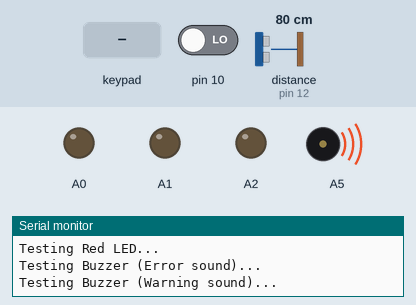
Recording of a sketch running on a simulated Arduino Uno, built with avr-gcc and run on an emulated ATmega328P. On the bench: output pins drawn as LEDs (lit = HIGH), buzzer (waves = sounding), the last lines printed to the serial monitor. The test bench sets the inputs (shaded band); at power-on: distance to the obstacle (sensor on pin 12) 80 cm, pin 10 LOW. The echo pulse lasts 58.3 µs per cm; pins used as bus, display or sensor lines are not drawn.

Above: at 18.0 s.
18.1 s: distance to the obstacle (sensor on pin 12) set to 120 cm
At 20.1 s:
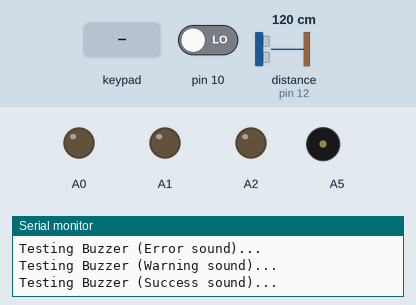
32.1 s: pin 10 driven HIGH
At 36.9 s:
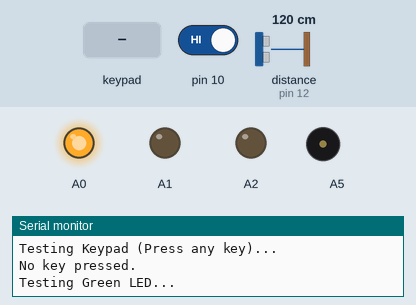
46.1 s: key '1' pressed
At 49.5 s:
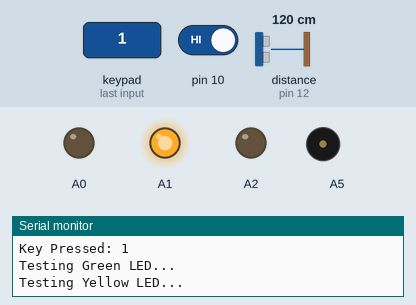
Timing chart, 0 to 57.3 s (numbered marks = the images above; inputs shaded):
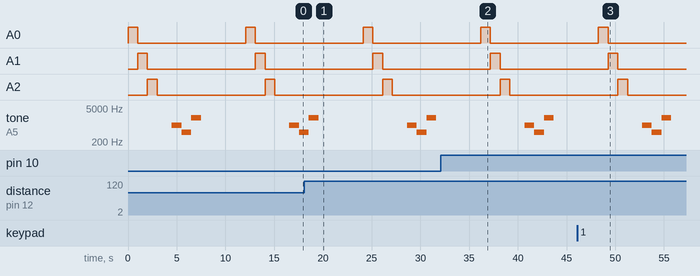

The sketch:

Main.ino
```cpp
#include "src/Start.h"

Start start(true);       // Initializing system


void setup() {
  Serial.begin(9600);
  // Initialize all services
  start.setup();
}

void loop() {
  start.test();
}
```

BuzzerService.h
```cpp
#ifndef BUZZER_SERVICE_H
#define BUZZER_SERVICE_H

class BuzzerService {
private:
  int buzzerPin;

public:
  BuzzerService(int buzzer) {
    buzzerPin = buzzer;
    high();
  }

  void begin() {
    pinMode(buzzerPin, OUTPUT);
  }

  void playError() {
    tone(buzzerPin, 1000);  // Error sound
  }

  void playWarning() {
    tone(buzzerPin, 500);  // Warning sound
  }

  void playSuccess() {
    tone(buzzerPin, 2000);  // Success sound
  }

  void stop() {
    noTone(buzzerPin);
    high();
  }
  void high() {
    digitalWrite(buzzerPin, HIGH);
  }
};

#endif
```

LedService.h
```cpp
#ifndef LED_SERVICE_H
#define LED_SERVICE_H

class LedService {
private:
  int greenPin, yellowPin, redPin;

public:
  LedService(int green, int yellow, int red) {
    greenPin = green;
    yellowPin = yellow;
    redPin = red;
  }

  void begin() {
    pinMode(greenPin, OUTPUT);
    pinMode(yellowPin, OUTPUT);
    pinMode(redPin, OUTPUT);
  }

  void turnOnGreen() {
    digitalWrite(greenPin, HIGH);
  }

  void turnOffGreen() {
    digitalWrite(greenPin, LOW);
  }

  void turnOnYellow() {
    digitalWrite(yellowPin, HIGH);
  }

  void turnOffYellow() {
    digitalWrite(yellowPin, LOW);
  }

  void turnOnRed() {
    digitalWrite(redPin, HIGH);
  }

  void turnOffRed() {
    digitalWrite(redPin, LOW);
  }
};

#endif
```

SecurityController.h
```cpp
#ifndef SECURITY_CONTROLLER_H
#define SECURITY_CONTROLLER_H

#include "LedService.h"
#include "BuzzerService.h"
#include "SensorService.h"

class SecurityController {
private:
  LedService* ledService;
  BuzzerService* buzzerService;
  SensorService* sensorService;
  bool securityModeActive;
  int invalidAttempts;

public:
  SecurityController(LedService* led, BuzzerService* buzzer, SensorService* sensor) {
    ledService = led;
    buzzerService = buzzer;
    sensorService = sensor;
    securityModeActive = true;
    invalidAttempts = 0;
  }

  void begin() {
    ledService->begin();
    buzzerService->begin();
    sensorService->begin();
  }

  void monitorSensors() {
    if (securityModeActive) {
      if (sensorService->isPirDetected() && sensorService->isUltrasonicDetected()) {
        triggerAlarm();
      }
    }
  }

  void triggerAlarm() {
    buzzerService->playError();
    ledService->turnOnRed();
    delay(30000);  // Error mode for 30 seconds
    ledService->turnOffRed();
    buzzerService->stop();
  }

  void validatePasskey(bool isValid) {
    if (isValid) {
      securityModeActive = false;
      ledService->turnOnGreen();
      buzzerService->playSuccess();
      delay(500);
      buzzerService->stop();
    } else {
      invalidAttempts++;
      if (invalidAttempts >= 3) {
        triggerAlarm();
        invalidAttempts = 0;
      } else {
        ledService->turnOnYellow();
        buzzerService->playWarning();
        delay(1000);  // Warning mode
        ledService->turnOffYellow();
        buzzerService->stop();
      }
    }
  }

  void resetToSecurityMode() {
    securityModeActive = true;
    ledService->turnOffGreen();
  }
};

#endif
```

SensorService.h
```cpp
#ifndef SENSOR_SERVICE_H
#define SENSOR_SERVICE_H

class SensorService {
private:
  int pirPin, trigPin, echoPin;

public:
  SensorService(int pir, int trig, int echo) {
    pirPin = pir;
    trigPin = trig;
    echoPin = echo;
  }

  void begin() {
    pinMode(pirPin, INPUT);
    pinMode(trigPin, OUTPUT);
    pinMode(echoPin, INPUT);
  }

  bool isPirDetected() {
    return digitalRead(pirPin);
  }

  bool isUltrasonicDetected() {
    // Send pulse to ultrasonic sensor
    digitalWrite(trigPin, LOW);
    delayMicroseconds(2);
    digitalWrite(trigPin, HIGH);
    delayMicroseconds(10);
    digitalWrite(trigPin, LOW);

    long duration = pulseIn(echoPin, HIGH);
    long distance = (duration * 0.034) / 2;

    return (distance < 100);  // Return true if the object is within 100cm
  }
};

#endif
```

Start.h
```cpp
#ifndef START_H
#define START_H

#include "LedService.h"
#include "BuzzerService.h"
#include "SensorService.h"
#include "KeypadService.h"
#include "TestSuite.h"
#include "SecurityController.h"

LedService ledService(A0, A1, A2);       // Green, Yellow, Red LEDs Pins
BuzzerService buzzerService(A5);         // Buzzer Pins
SensorService sensorService(10, 11, 12);    // PIR, Ultrasonic Trigger, Ultrasonic Echo
byte rowPins[4] = {9, 8, 7, 6};          // Keypad Row Pins
byte colPins[4] = {5, 4, 3, 2};          // Keypad Column Pins
KeypadService keypadService(rowPins, colPins);

SecurityController securityController(&ledService, &buzzerService, &sensorService);
TestSuite testSuite(&ledService, &buzzerService, &sensorService, &keypadService);

class Start {
private:
  bool isTest;
public:
  Start(bool test = false) {
    isTest = test;
  }

  void test() {
    // Run individual tests
    testSuite.testLEDs();
    delay(1500);
    testSuite.testBuzzer();
    delay(1500);
    testSuite.testSensors();
    delay(1500);
    testSuite.testKeypad();
    delay(1500);
  }

  void setup() {
    // Initialize all services
    if (isTest) {
      testSuite.begin();
    } else {
      securityController.begin();
    }
  }

  void loop() {
    // Check for intruders
    securityController.monitorSensors();

    // Assume this is a keypress validation check (replace with keypad logic)
    char enteredKey = 'X';  // This would be replaced with actual keypad logic

    if (enteredKey == '1') {  // Example of a valid passkey
      securityController.validatePasskey(true);
    } else if (enteredKey == '0') {  // Example of an invalid passkey
      securityController.validatePasskey(false);
    }

    // Lock the system again
    if (enteredKey == '#') {
      securityController.resetToSecurityMode();
    }
  }
};

#endif
```

TestSuite.h
```cpp
#ifndef TEST_SUITE_H
#define TEST_SUITE_H

#include "LedService.h"
#include "BuzzerService.h"
#include "SensorService.h"
#include "KeypadService.h"

class TestSuite {
private:
  LedService* ledService;
  BuzzerService* buzzerService;
  SensorService* sensorService;
  KeypadService* keypadService;

public:
  TestSuite(LedService* led, BuzzerService* buzzer, SensorService* sensor, KeypadService* keypad) {
    ledService = led;
    buzzerService = buzzer;
    sensorService = sensor;
    keypadService = keypad;
  }

  void begin() {
    ledService->begin();
    buzzerService->begin();
    sensorService->begin();
  }

  // Test individual LEDs
  void  testLEDs() {
    Serial.println("Testing Green LED...");
    ledService->turnOnGreen();
    delay(1000);
    ledService->turnOffGreen();

    Serial.println("Testing Yellow LED...");
    ledService->turnOnYellow();
    delay(1000);
    ledService->turnOffYellow();

    Serial.println("Testing Red LED...");
    ledService->turnOnRed();
    delay(1000);
    ledService->turnOffRed();
  }

  // Test the buzzer
  void testBuzzer() {
    Serial.println("Testing Buzzer (Error sound)...");
    buzzerService->playError();
    delay(1000);
    buzzerService->stop();

    Serial.println("Testing Buzzer (Warning sound)...");
    buzzerService->playWarning();
    delay(1000);
    buzzerService->stop();

    Serial.println("Testing Buzzer (Success sound)...");
    buzzerService->playSuccess();
    delay(1000);
    buzzerService->stop();
  }

  // Test the PIR and Ultrasonic sensors
  void testSensors() {
    Serial.println("Testing PIR sensor...");
    if (sensorService->isPirDetected()) {
      Serial.println("PIR Sensor Detected Motion");
    } else {
      Serial.println("No Motion Detected by PIR Sensor");
    }

    Serial.println("Testing Ultrasonic sensor...");
    if (sensorService->isUltrasonicDetected()) {
      Serial.println("Object Detected by Ultrasonic Sensor");
    } else {
      Serial.println("No Object Detected by Ultrasonic Sensor");
    }
  }

  // Test keypad input
  void testKeypad() {
    Serial.println("Testing Keypad (Press any key)...");
    char key = keypadService->getKey();
    if (key) {
      Serial.print("Key Pressed: ");
      Serial.println(key);
    } else {
      Serial.println("No key pressed.");
    }
  }
};

#endif
```

KeypadService.h
```cpp
#ifndef KEYPAD_SERVICE_H
#define KEYPAD_SERVICE_H

#include <Keypad.h>

class KeypadService {
private:
  const byte ROWS = 4;  // Four rows
  const byte COLS = 4;  // Four columns
  char keys[4][4] = {
    {'1', '2', '3', 'A'},
    {'4', '5', '6', 'B'},
    {'7', '8', '9', 'C'},
    {'*', '0', '#', 'D'}
  };
  byte rowPins[4];
  byte colPins[4];
  Keypad keypad;

public:
  KeypadService(byte rowP[], byte colP[]) : keypad(makeKeymap(keys), rowP, colP, ROWS, COLS) {
    memcpy(rowPins, rowP, sizeof(rowPins));
    memcpy(colPins, colP, sizeof(colPins));
  }

  void begin() {
    // Nothing required here for the Keypad library initialization
  }

  char getKey() {
    return keypad.getKey();
  }
};

#endif
```

Measured:
- by itself, A0–2: alternates HIGH for 1.0 s and LOW for 11.1 s
- by itself, tone on A5: plays 1000 Hz for 1.0 s, 500 Hz for 1.0 s, 2000 Hz for 1.0 s, 1000 Hz for 1.0 s, 500 Hz for 0.53 s
